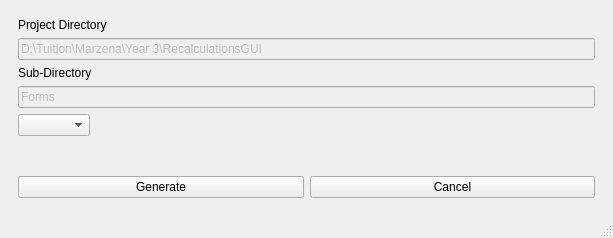
<?xml version="1.0" encoding="UTF-8"?>
<ui version="4.0">
 <class>FormOptions</class>
 <widget class="QMainWindow" name="FormOptions">
  <property name="geometry">
   <rect>
    <x>0</x>
    <y>0</y>
    <width>613</width>
    <height>238</height>
   </rect>
  </property>
  <property name="minimumSize">
   <size>
    <width>0</width>
    <height>238</height>
   </size>
  </property>
  <property name="maximumSize">
   <size>
    <width>11840</width>
    <height>238</height>
   </size>
  </property>
  <property name="windowTitle">
   <string>PyQtForm</string>
  </property>
  <widget class="QWidget" name="centralwidget">
   <layout class="QVBoxLayout" name="verticalLayout">
    <item alignment="Qt::AlignTop">
     <widget class="QWidget" name="wgTop" native="true">
      <layout class="QVBoxLayout" name="verticalLayout_2">
       <item>
        <layout class="QVBoxLayout" name="verticalLayout_3">
         <item>
          <widget class="QLabel" name="label">
           <property name="text">
            <string>Project Directory</string>
           </property>
           <property name="alignment">
            <set>Qt::AlignLeading|Qt::AlignLeft|Qt::AlignVCenter</set>
           </property>
          </widget>
         </item>
         <item>
          <widget class="QLineEdit" name="leProjDir">
           <property name="enabled">
            <bool>false</bool>
           </property>
           <property name="text">
            <string>D:\Tuition\Marzena\Year 3\RecalculationsGUI</string>
           </property>
           <property name="readOnly">
            <bool>false</bool>
           </property>
          </widget>
         </item>
        </layout>
       </item>
       <item>
        <layout class="QVBoxLayout" name="verticalLayout_4">
         <item>
          <widget class="QLabel" name="label_2">
           <property name="text">
            <string>Sub-Directory</string>
           </property>
          </widget>
         </item>
         <item>
          <widget class="QLineEdit" name="leSubDir">
           <property name="enabled">
            <bool>false</bool>
           </property>
           <property name="text">
            <string>Forms</string>
           </property>
           <property name="readOnly">
            <bool>false</bool>
           </property>
          </widget>
         </item>
        </layout>
       </item>
       <item alignment="Qt::AlignLeft">
        <widget class="QComboBox" name="cbFormType"/>
       </item>
      </layout>
     </widget>
    </item>
    <item alignment="Qt::AlignBottom">
     <widget class="QWidget" name="wgBottom" native="true">
      <layout class="QHBoxLayout" name="horizontalLayout">
       <item>
        <widget class="QPushButton" name="pbGenerate">
         <property name="text">
          <string>Generate</string>
         </property>
        </widget>
       </item>
       <item>
        <widget class="QPushButton" name="pbCancel">
         <property name="text">
          <string>Cancel</string>
         </property>
        </widget>
       </item>
      </layout>
     </widget>
    </item>
   </layout>
  </widget>
  <widget class="QStatusBar" name="statusbar"/>
 </widget>
 <resources/>
 <connections/>
</ui>
